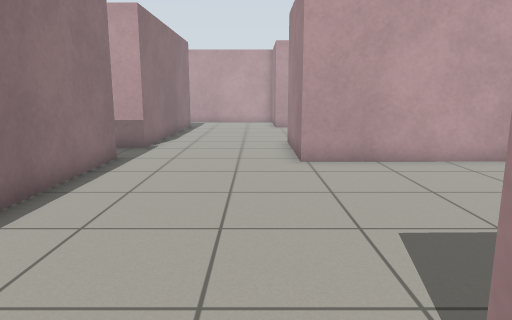
view 1 (above)

24 first-person views from a walk through a Gazebo world. The camera is 0.94 m above the floor, tilts 10° down and sees 70° across. The floor is counted in squares, 0.5 m on a side. Each view is taken from the middle of a square. On the plan, view 1 faces up. The plan holds only what a view shows up to about 18 squares ahead; the rest is blank. The robots in the file are not drawn.

view 2
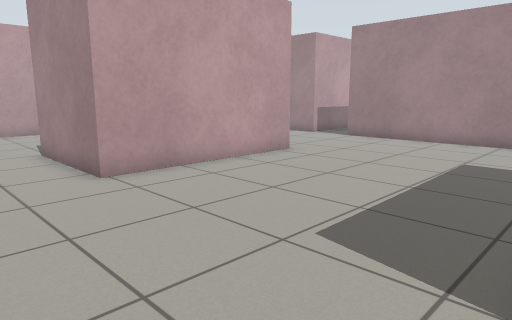

view 3
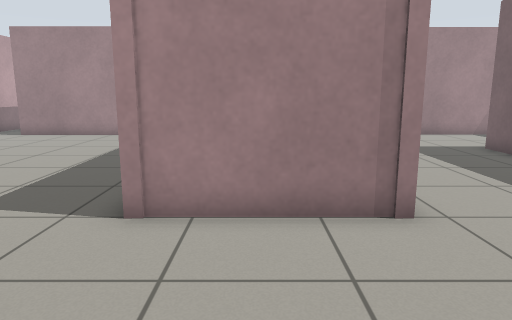

view 4
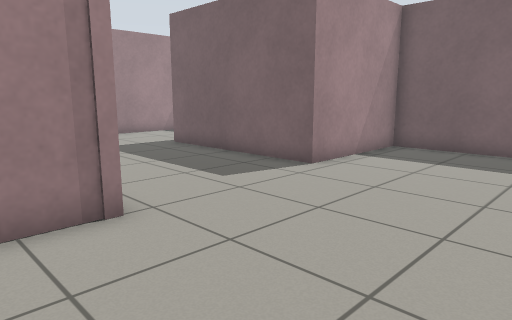

view 5
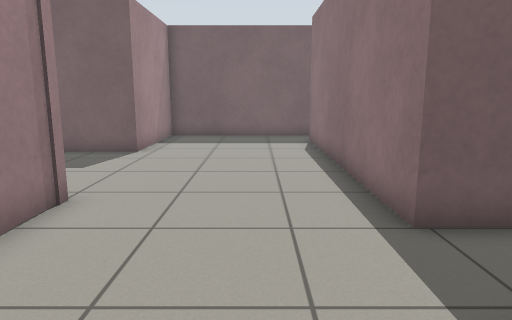

view 6
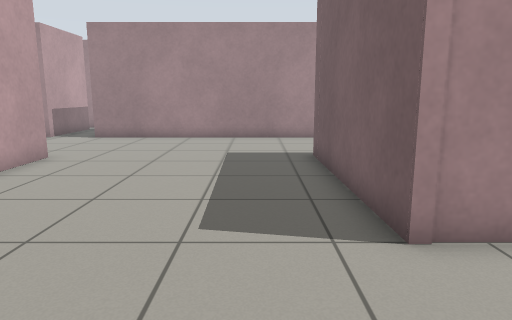

view 7
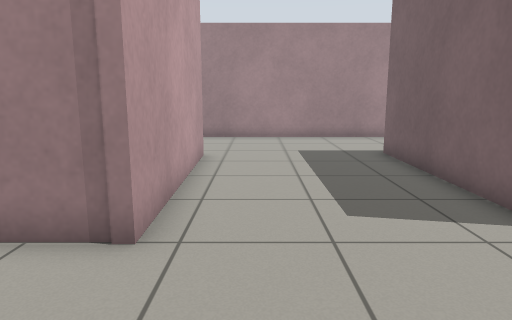

view 8
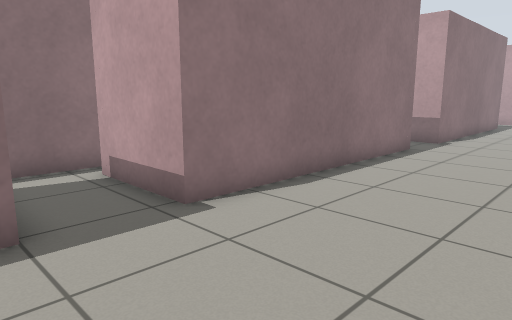

view 9
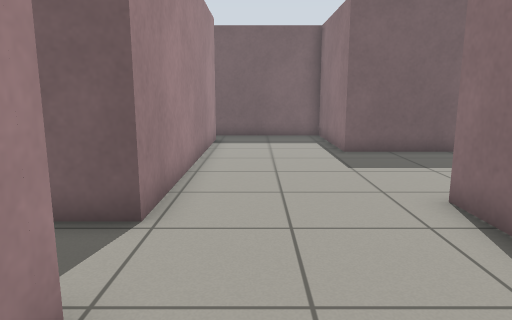

view 10
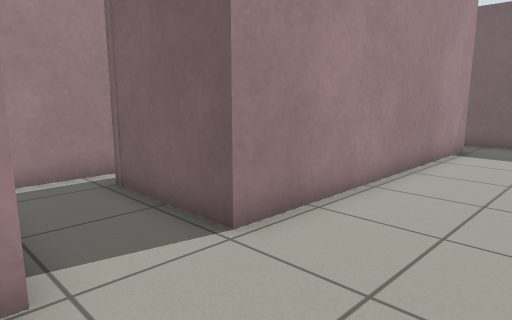

view 11
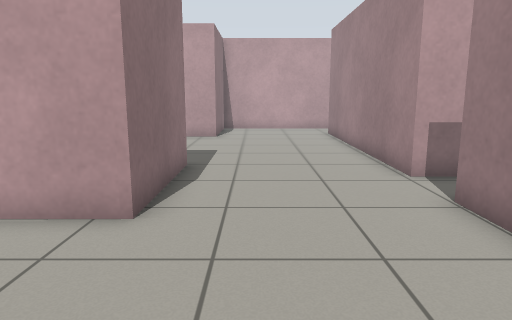

view 12
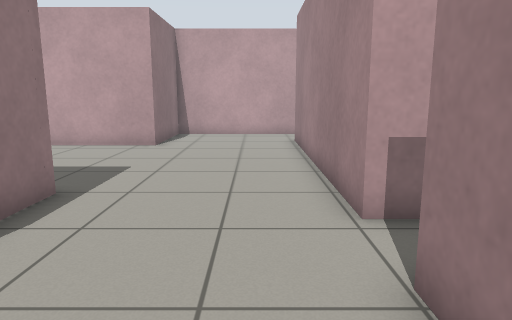

view 13
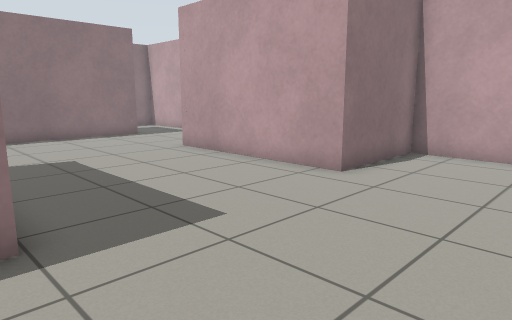

view 14
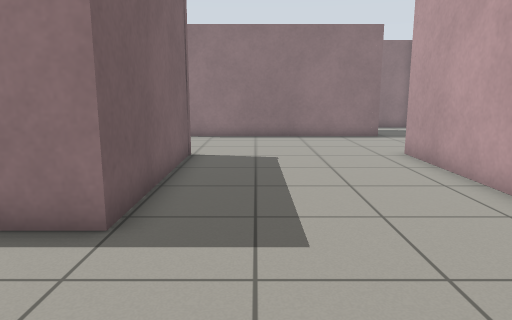

view 15
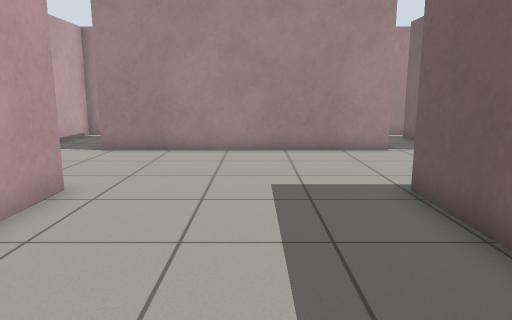

view 16
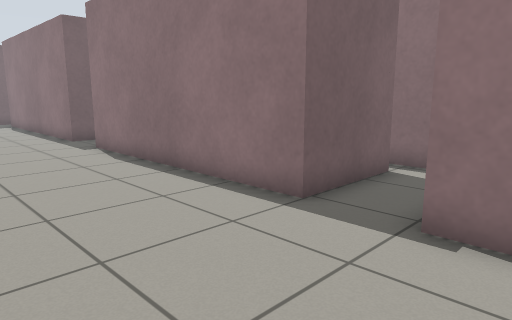

view 17
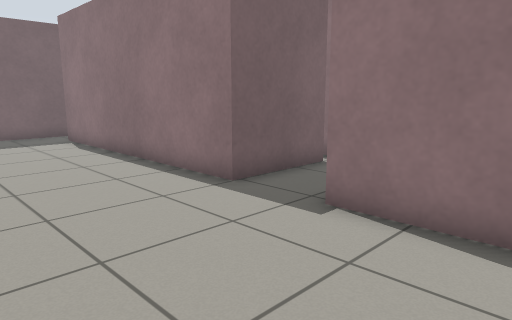

view 18
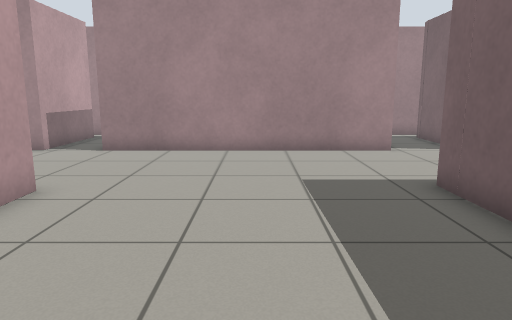

view 19
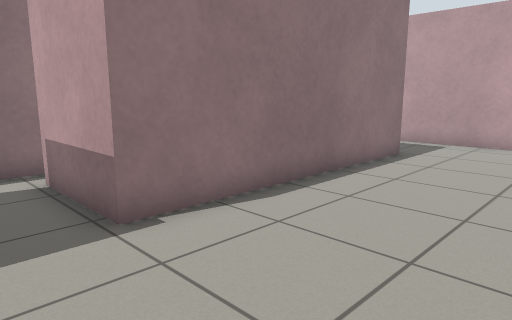

view 20
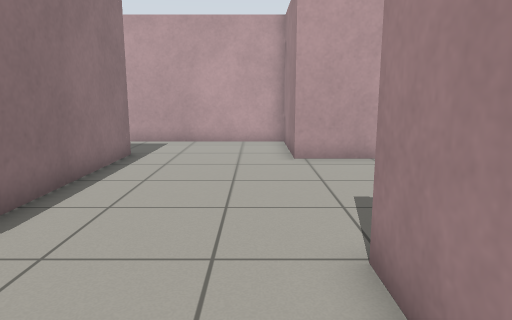

view 21
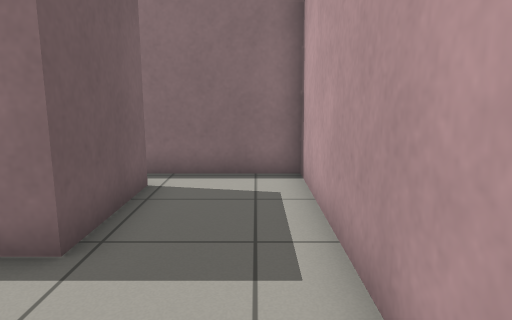

view 22
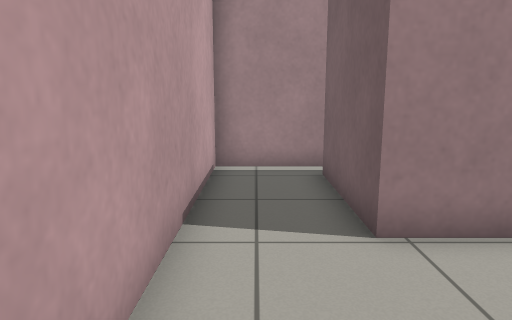

view 23
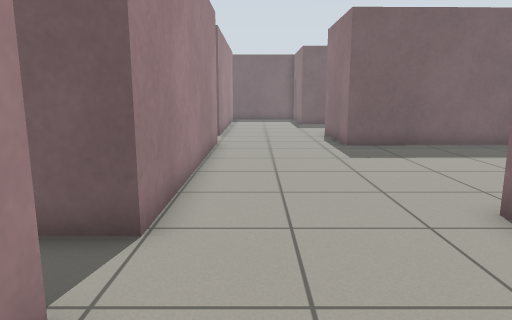

view 24
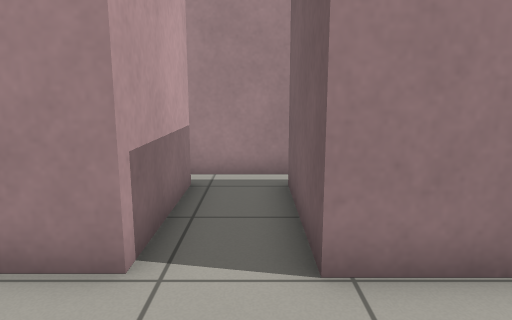

### Floor plan
Points are (right, up) in squares from view 1. A wall is a line through its corners. A room is listed if a view was taken in it or the views show most of it. See-through windows are left out.
Room 1 (views 1, 3, 4, 7, 8)
walls: (8.5, -2.3) (1.5, -2.5) (1.5, 2); (-4.2, 1.5) (-7.7, 1.5); (-4.9, -13.3) (2, -13.3) (2, -8.2) (9, -8.2) (9, -13.3) (14.3, -13.3); (-7.9, -1) (-4.2, -1) (-4.2, -11.6); (13.7, -11.9) (13.7, -2.5); (-8.7, 2) (-8.7, -1.8)
ways out: opening at (-1, 2) to room 2; opening at (11, -2) to room 3; opening at (-8, 1)
Room 2 (views 2, 5, 6, 9, 11, 12, 17, 18, 19, 20)
walls: (8.1, 10.4) (1.3, 10.4) (1.3, 11.4); (1.5, 2) (8.5, 2.2); (13.6, 2.4) (13.6, 11.3); (-4.2, 11) (-4.2, 1.5)
ways out: opening at (-1, 2) to room 1; opening at (11, 2) to room 3; opening at (11, 11) to room 4; opening at (-1, 11) to room 5
Room 3 (view 10)
walls: (13.7, -2.5) (13.7, -1.3) (17.6, -1.3); (13.6, 1.2) (13.6, 2.4); (17.1, -1.2) (17.6, -1.4); (18.6, -1.9) (18.6, 0.4); (8.5, 2.2) (8.5, -2.3)
ways out: opening at (11, -2) to room 1; opening at (11, 2) to room 2
Room 4 (views 13, 24)
walls: (13.6, 11.3) (17.6, 11.3); (17.8, 13.4) (13.6, 13.4) (13.6, 15.4); (18.6, 10.8) (18.6, 13.9); (8.1, 14.9) (8.1, 10.4)
ways out: opening at (11, 11) to room 2; opening at (11, 14.5) to room 5
Room 5 (views 14, 15, 16, 23)
walls: (8.1, 21.9) (1.3, 21.9); (1.3, 11.4) (1.3, 14.9) (8.1, 14.9); (-4, 22.7) (-4, 13.2) (-7.6, 13.2); (13.6, 15.4) (13.6, 21.4); (-7.8, 11) (-4.2, 11)
ways out: opening at (-1, 11) to room 2; opening at (11, 14.5) to room 4; opening at (-1.5, 22) to room 6; opening at (11, 22.5) to room 7; opening at (-7, 12)
Room 6 (view 21)
walls: (-7.6, 22.7) (-4, 22.7); (1.3, 21.9) (1.3, 26.1) (-8.7, 26.1) (-8.7, 22.2); (-8.7, 13.6) (-8.7, 12.4)
ways out: opening at (-1.5, 22) to room 5; opening at (-8, 13)
Room 7 (view 22)
walls: (13.6, 21.4) (13.6, 23.4) (17.7, 23.4); (18.6, 23.1) (18.6, 26.1) (8.1, 26.1) (8.1, 21.9)
ways out: opening at (11, 22.5) to room 5

Where each view was taken, in squares from view 1:
view 1: 0 up, 0 right, facing up
view 2: 2 up, 2 left, facing up-right
view 3: 0 up, 4 left, facing right
view 4: 0 up, 4 left, facing down-right
view 5: 4 up, 2 left, facing down
view 6: 4 up, 3 left, facing right
view 7: 4 down, 3 left, facing right
view 8: 2 down, 1 right, facing up-left
view 9: 4 up, 12 right, facing down
view 10: 2 up, 10 right, facing down-right
view 11: 5 up, 10 right, facing up
view 12: 8 up, 12 right, facing up
view 13: 14 up, 13 right, facing up-left
view 14: 17 up, 13 right, facing left
view 15: 18 up, 1 right, facing right
view 16: 15 up, 1 right, facing down-left
view 17: 5 up, 1 right, facing down-left
view 18: 6 up, 1 right, facing right
view 19: 11 up, 1 right, facing up-left
view 20: 11 up, 0 right, facing up
view 21: 25 up, 0 right, facing left
view 22: 25 up, 9 right, facing right
view 23: 16 up, 12 right, facing down
view 24: 12 up, 10 right, facing right
